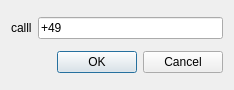
<ui version="4.0" >
 <class>callbox</class>
 <widget class="QDialog" name="callbox" >
  <property name="windowModality" >
   <enum>Qt::NonModal</enum>
  </property>
  <property name="geometry" >
   <rect>
    <x>0</x>
    <y>0</y>
    <width>234</width>
    <height>90</height>
   </rect>
  </property>
  <property name="windowTitle" >
   <string>call</string>
  </property>
  <layout class="QGridLayout" name="gridLayout" >
   <item row="0" column="0" >
    <widget class="QLabel" name="label" >
     <property name="text" >
      <string>calll</string>
     </property>
    </widget>
   </item>
   <item row="0" column="1" >
    <widget class="QLineEdit" name="num" >
     <property name="text" >
      <string>+49</string>
     </property>
    </widget>
   </item>
   <item row="1" column="0" colspan="2" >
    <widget class="QDialogButtonBox" name="buttonBox" >
     <property name="orientation" >
      <enum>Qt::Horizontal</enum>
     </property>
     <property name="standardButtons" >
      <set>QDialogButtonBox::Cancel|QDialogButtonBox::Ok</set>
     </property>
    </widget>
   </item>
  </layout>
 </widget>
 <resources/>
 <connections>
  <connection>
   <sender>buttonBox</sender>
   <signal>accepted()</signal>
   <receiver>callbox</receiver>
   <slot>accept()</slot>
   <hints>
    <hint type="sourcelabel" >
     <x>248</x>
     <y>254</y>
    </hint>
    <hint type="destinationlabel" >
     <x>157</x>
     <y>274</y>
    </hint>
   </hints>
  </connection>
  <connection>
   <sender>buttonBox</sender>
   <signal>rejected()</signal>
   <receiver>callbox</receiver>
   <slot>reject()</slot>
   <hints>
    <hint type="sourcelabel" >
     <x>316</x>
     <y>260</y>
    </hint>
    <hint type="destinationlabel" >
     <x>286</x>
     <y>274</y>
    </hint>
   </hints>
  </connection>
 </connections>
</ui>
